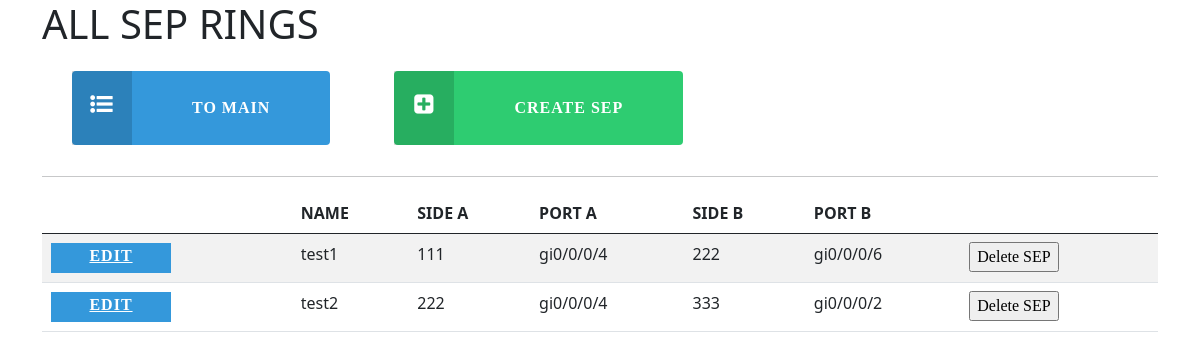
/seps, run on an earlier commit of the app's database.
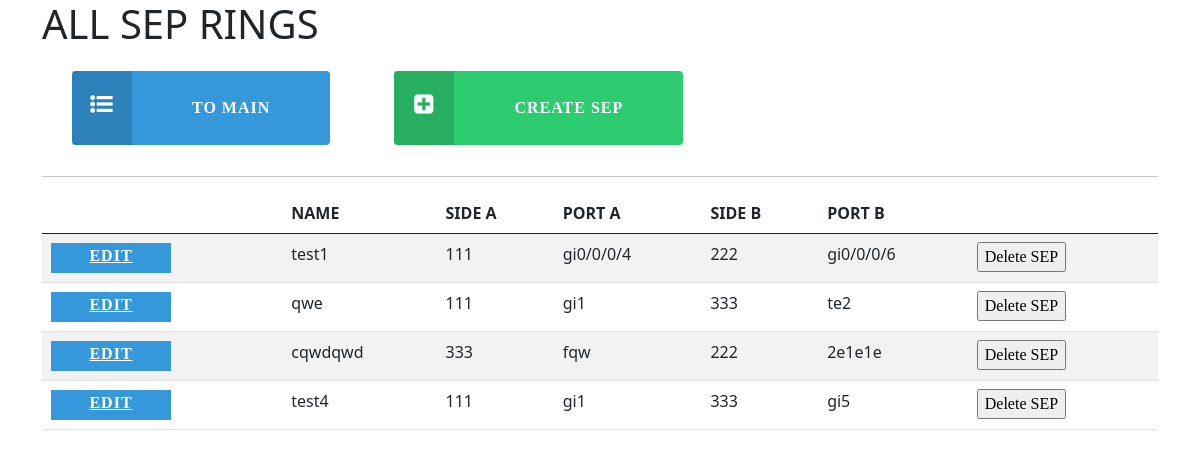
And on a later commit of the database.
### modules/sep_app.py (models this page shows, shortened)
class SEP(db.Model):
    sep_id = db.Column(db.Integer, primary_key=True)
    name = db.Column(db.String(60), nullable=False)
    rtr_name = db.Column(db.String(60), nullable=False)
    port = db.Column(db.String(60), nullable=False)

### modules/sep_app.py (the view)
@app.route('/seps')
def show_seps():
    seps = SEP.query.all()
    sep_dict = create_seps_dict(seps)
    return render_template(
        'sep.html', seps=sep_dict, title='ALL SEP RINGS'
    )

### modules/sep_app.py (called while the page is built)
def create_seps_dict(seps: list) -> dict:
    sep_dict = {}
    for sep in seps:
        if not sep.name in sep_dict:
            sep_dict[sep.name] = [sep.rtr_name, sep.port]
        else:
            sep_dict[sep.name].extend([sep.rtr_name, sep.port])
    return sep_dict

### templates/sep.html
{% extends "base.html" %}
{% block top_buttons %}
  <a class="btn btn-1 btn-sep fa fa-list-ul" href="{{ url_for('index') }}">To Main</a>
  <a class="btn btn-2 btn-sep fa fa-plus-square" href="{{ url_for('create_sep') }}">Create SEP</a>
{% endblock %}
{% block content %}
  <table id="data" class="table table-striped">
    <thead>
      <tr>
          <th></th>
          <th>NAME</th>
          <th>SIDE A</th>
          <th>PORT A</th>
          <th>SIDE B</th>
          <th>PORT B</th>
          <th></th>
      </tr>
    </thead>
    <tbody>
        {% for sep in seps %}
            <tr>
                <td><a class="button button-1" href="{{ url_for('edit_sep', sep_name=sep) }}">Edit</a></td>
                <td>{{sep}}</td>
                {% for data in seps[sep] %}
                <td>{{data}}</td>
                {% endfor %}
                <td>
                    <form method="POST" style="display: inline;" class="button btn-3"
                          action="{{ url_for('delete_sep', sep_name=sep) }}">
                        <input type="submit" value="Delete SEP"
                            onclick="return confirm('Are you sure you want to delete this entry?')">
                    </form>
                </td>
            </tr>
        {% endfor %}
    </tbody>
  </table>
{% endblock %}

### templates/base.html (shortened to what this page needs)
<!doctype html>
<html>
  <head>
    <link href="//maxcdn.bootstrapcdn.com/font-awesome/4.1.0/css/font-awesome.min.css" rel="stylesheet">
    <link rel= "stylesheet" type= "text/css" href= "{{ url_for('static',filename='styles/bootstrap.min.css') }}">
    <link rel= "stylesheet" type= "text/css" href= "{{ url_for('static',filename='styles/dataTables.bootstrap5.css') }}">
    <link rel= "stylesheet" type= "text/css" href= "{{ url_for('static',filename='styles/Lato.css') }}">
    <link rel= "stylesheet" type= "text/css" href= "{{ url_for('static',filename='styles/styles.css') }}">
  </head>
  <body>
    <div class="container">
      <h1>{{ title }}</h1>
      {% block top_buttons %}{% endblock %}
      <hr>
      {% block content %}{% endblock %}
    </div>
  </body>
</html>

### static/styles/styles.css (style rules this page uses)
.btn { border: none; font-family: 'Lato'; font-size: inherit; color: inherit; background: none; cursor: pointer; padding: 25px 80px; display: inline-block; margin: 15px 30px; text-transform: uppercase; letter-spacing: 1px; font-weight: 700; outline: none; position: relative; -webkit-transition: all 0.3s; -moz-transition: all 0.3s; transition: all 0.3s; }
.btn:after { content: ''; position: absolute; z-index: -1; -webkit-transition: all 0.3s; -moz-transition: all 0.3s; transition: all 0.3s; }
.btn:before { font-family: 'FontAwesome'; speak: none; font-style: normal; font-weight: normal; font-variant: normal; text-transform: none; line-height: 1; position: relative; -webkit-font-smoothing: antialiased; }
.btn-sep { padding: 25px 60px 25px 120px; }
.btn-sep:before { background: rgba(0,0,0,0.15); }
.btn-1 { background: #3498db; color: #fff; }
.btn-1:before { position: absolute; height: 100%; left: 0; top: 0; line-height: 3; font-size: 140%; width: 60px; }
.btn-2 { background: #2ecc71; color: #fff; }
.btn-2:before { position: absolute; height: 100%; left: 0; top: 0; line-height: 3; font-size: 140%; width: 60px; }
.btn-3 { background: #e74c3c; color: #fff; }
.btn-3:before { position: absolute; height: 100%; left: 0; top: 0; line-height: 3; font-size: 140%; width: 60px; }
.button { border: none; width: 120px; height: 30px; font-family: 'Lato'; font-size: inherit; color: inherit; background: none; cursor: pointer; padding: 1px 1px; display: inline-block; margin: 1px 1px; text-transform: uppercase; text-align: center; letter-spacing: 1px; font-weight: 700; outline: none; position: relative; -webkit-transition: all 0.3s; -moz-transition: all 0.3s; transition: all 0.3s; }
.button-1 { background: #3498db; color: #fff; }
.button-1:before { position: absolute; height: 100%; left: 0; top: 0; line-height: 3; font-size: 140%; width: 60px; }

What changed in the data, as far as the page shows it:
removed SEP: name "test2", rtr_name "222", port "gi0/0/0/4"
removed SEP: rtr_name "333", port "gi0/0/0/2", shown under "test2"
added SEP: name "qwe", rtr_name "111", port "gi1"
added SEP: rtr_name "333", port "te2", shown under "qwe"
added SEP: name "cqwdqwd", rtr_name "333", port "fqw"
added SEP: rtr_name "222", port "2e1e1e", shown under "cqwdqwd"
added SEP: name "test4", rtr_name "111", port "gi1"
added SEP: rtr_name "333", port "gi5", shown under "test4"
